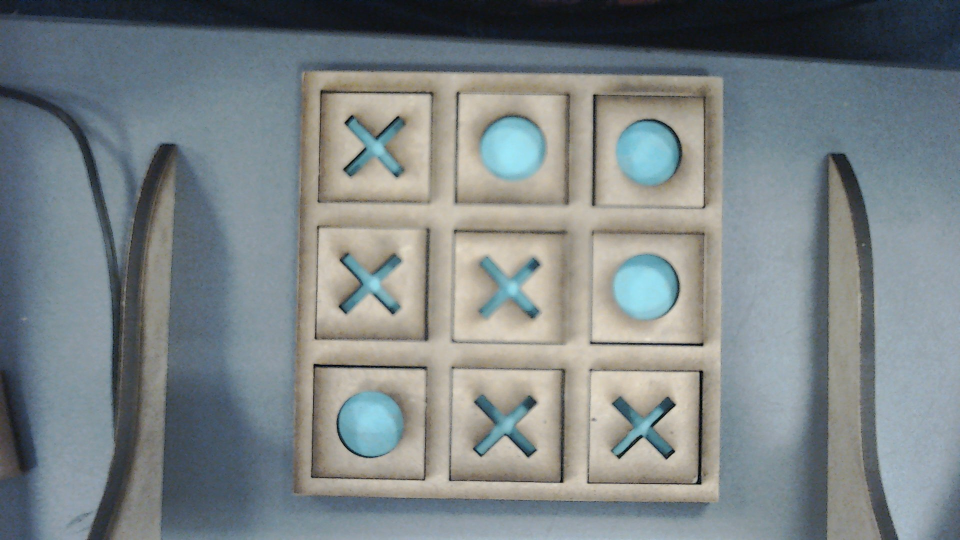
#> input picture Kryds-der-boller/WIN_20261116_13_13_04_Pro.jpg, 1920 x 1080 px (shown at 1/2 size)
$ python -i board_detection.py   (imports and definitions only)
#> lines starting #> are read from the running program, lines starting #| are printed output that depends on the picture; after the words box and inside, x2 and y2 are one past the last pixel; in counts of white or black regions, pixels touching at a corner belong together
#> further down, picture is the input picture: shape (1080, 1920, 3); mean B, G, R 133.7, 131.6, 123.7
"""Find vores fysiske 3 x 3-bræt ud fra kanten og de ni firkantede felter."""

import cv2
import numpy as np

# Denne fil finder PLADEN, ikke kryds og boller. YOLO-modellen genkender brikkerne
# et andet sted i programmet. Her bruger vi kanter, farver og formen på gitteret.
#
# Overblik over forløbet:
# 1. Find mulige brætter ud fra trærammen og de blå felter.
# 2. Kontrollér, at hvert forslag faktisk ligner et 3 x 3-bræt.
# 3. Vælg det bedste forslag og vent på en stabil placering.
# 4. Behold zoomet ved støj; flyt det først efter en bekræftet flytning.
#
# Et frame er ét kamerabillede, gemt som en tabel af pixels. I billedkoordinater
# er (0, 0) øverst til venstre. x vokser mod højre, og y vokser nedad.
# None betyder "ingen sikker værdi endnu" og er ikke et sæt hjørner.


def ordered_corners(points):
    """Rækkefølge: øverst venstre, øverst højre, nederst højre, nederst venstre."""
    # OpenCV kan give hjørner i forskellig rækkefølge. Vi skal altid starte det
    # samme sted, ellers kan det oprettede bræt pludselig vende på hovedet.
    points = np.asarray(points, dtype=np.float32).reshape(4, 2)
    # Middelværdien af de fire hjørner er firkantens centrum.
    center = points.mean(axis=0)
    # Beregn retningen fra centrum til hvert hjørne og sortér dem rundt om centrum.
    angles = np.arctan2(points[:, 1] - center[1], points[:, 0] - center[0])
    points = points[np.argsort(angles)]
    # Hjørnet med lavest x+y vælges som øverst venstre. roll flytter rækkefølgen,
    # men ændrer ikke selve koordinaterne. Det passer til vores omtrent oprette bræt.
    return np.roll(points, -np.argmin(points.sum(axis=1)), axis=0)


def grid_evidence(frame, corners):
    """En firkant er ikke nok: kontrollér, at den indeholder et 3 x 3-gitter."""
    # Ret forslaget op til samme størrelse hver gang. Så kan vi lede efter
    # felter på kendte steder, selvom brættet er skråt eller langt fra kameraet.
    size = 300
    target = np.float32([(0, 0), (size, 0), (size, size), (0, size)])
    matrix = cv2.getPerspectiveTransform(corners, target)
    board = cv2.warpPerspective(frame, matrix, (size, size))
    # Gråtoner gør farver unødvendige i kantkontrollen. En lille sløring dæmper
    # pixelstøj, hvorefter Canny markerer tydelige ændringer i lysstyrke som kanter.
    gray = cv2.cvtColor(board, cv2.COLOR_BGR2GRAY)
    edges = cv2.Canny(cv2.GaussianBlur(gray, (3, 3), 0), 15, 45)
    # CLOSE lukker små huller mellem kantstykker. 3 x 3 er størrelsen på det
    # lille område, OpenCV bruger til at forbinde kanterne.
    edges = cv2.morphologyEx(edges, cv2.MORPH_CLOSE, np.ones((3, 3), np.uint8))
    # En kontur er en sammenhængende omridskurve i kantbilledet.
    contours, _ = cv2.findContours(edges, cv2.RETR_LIST, cv2.CHAIN_APPROX_SIMPLE)
    # Et set tæller hvert felt én gang, selvom både inder- og yderkanten findes.
    cells = set()
    for contour in contours:
        area = cv2.contourArea(contour)
        # Et felt er omtrent 100 x 100 pixels i vores oprettede 300 x 300-billede.
        # Spring små detaljer og meget store former over.
        if not 2200 < area < 12500:
            continue
        # Forenkl en lang kantkurve til nogle få hjørner. Fire hjørner og en
        # udadbuet figur (konveks) er et muligt firkantet felt.
        polygon = cv2.approxPolyDP(contour, .035 * cv2.arcLength(contour, True), True)
        if len(polygon) != 4 or not cv2.isContourConvex(polygon):
            continue
        x, y, w, h = cv2.boundingRect(polygon)
        # Bredden og højden skal ligne et kvadrat; en lang, tynd stribe er ikke et felt.
        if not .65 < w / h < 1.55:
            continue
        cx, cy = x + w / 2, y + h / 2
        # Del billedet i tre dele hver vej. // er heltalsdivision: 150 // 100 = 1.
        col, row = int(cx // 100), int(cy // 100)
        if 0 <= row < 3 and 0 <= col < 3:
            # Centrum skal passe til et af de ni felter, ikke ligge på en gitterlinje.
            if abs(cx - (col * 100 + 50)) < 26 and abs(cy - (row * 100 + 50)) < 26:
                cells.add((row, col))
    # Brikker kan røre feltkanten og bryde en kontur. De lange gitterlinjer
    # giver ekstra støtte, men en vilkårlig firkant uden felter godkendes aldrig.
    # OPEN med en lang, smal form beholder især lodrette eller vandrette kantstykker.
    vertical = cv2.morphologyEx(edges, cv2.MORPH_OPEN, np.ones((30, 1), np.uint8))
    horizontal = cv2.morphologyEx(edges, cv2.MORPH_OPEN, np.ones((1, 30), np.uint8))
    # Gitterets indre skillelinjer forventes omkring pixel 100 og 200.
    # Se i en smal stribe omkring hvert sted, og kræv støtte langs mere end 45 %
    # af billedets højde/bredde. Vi tillader altså mellemrum i en gitterlinje.
    lines = sum(np.mean(np.any(vertical[:, p - 12:p + 13], axis=1)) > .45 for p in (100, 200))
    lines += sum(np.mean(np.any(horizontal[p - 12:p + 13, :], axis=0)) > .45 for p in (100, 200))
    # Dette er point, ikke en procent: ét point pr. felt og fire ekstra point,
    # hvis mindst tre felter og alle fire indre skillelinjer støtter forslaget.
    return len(cells) + (4 if len(cells) >= 3 and lines == 4 else 0)


def blue_grid_candidates(frame):
    """Brug de ni blå felter/brikker, når trærammens kant er brudt i billedet."""
    # På den aktuelle plade er de tomme felter blå. Deres centre er lettere at
    # følge end trærammen, som kan flyde sammen med baggrund og løse træstykker.
    # HSV beskriver farvetone, farvemætning og lysstyrke. Det gør det lettere at
    # udvælge et interval af blå farver end ved at sammenligne rød/grøn/blå direkte.
    hsv = cv2.cvtColor(frame, cv2.COLOR_BGR2HSV)
    blue = cv2.inRange(hsv, (65, 25, 45), (120, 255, 255))
    # Fjern små blå støjpletter, før vi leder efter sammenhængende blå områder.
    blue = cv2.morphologyEx(blue, cv2.MORPH_OPEN, np.ones((3, 3), np.uint8))
    contours, _ = cv2.findContours(blue, cv2.RETR_EXTERNAL, cv2.CHAIN_APPROX_SIMPLE)
    area = frame.shape[0] * frame.shape[1]
    centers = []
    for contour in sorted(contours, key=cv2.contourArea, reverse=True):
        # Et område må hverken være en lille refleks eller det meste af baggrunden.
        if not area * .0015 < cv2.contourArea(contour) < area * .13:
            continue
        center, (width, height), _ = cv2.minAreaRect(contour)
        # Find en firkant omkring området, også hvis den står skråt.
        # Vi bruger midten og afviser meget små eller meget aflange områder.
        if min(width, height) >= 8 and .5 < width / height < 2:
            centers.append(center)
    # Begræns arbejdet, hvis der er mange blå genstande i billedet.
    centers = np.float32(centers[:24])
    if len(centers) < 9:
        # Denne metode kræver ni centre. Rammesøgningen kan stadig give et forslag.
        return []
    # Her er de ni FELTCENTRE på et tænkt bræt med bredde og højde 1.
    # Første centrum ligger ved (1/6, 1/6), næste ved (1/2, 1/6) osv.
    grid = np.float32([((col + .5) / 3, (row + .5) / 3)
                       for row in range(3) for col in range(3)])
    proposals, seen = [], set()
    # Prøv lokale grupper, så en blå genstand uden for brættet ikke ødelægger søgningen.
    for center in centers:
        # norm beregner afstand. argsort sorterer fra nærmest til længst væk.
        # Vælg de ni nærmeste centre og husk gruppen, så den ikke prøves flere gange.
        indices = tuple(sorted(np.argsort(np.linalg.norm(centers - center, axis=1))[:9]))
        if indices in seen:
            continue
        seen.add(indices)
        points = centers[list(indices)]
        # Brug gruppens ydre firkant til at finde retningerne "hen over" og "ned ad" brættet.
        bounds = ordered_corners(cv2.boxPoints(cv2.minAreaRect(points)))
        across, down = bounds[1] - bounds[0], bounds[3] - bounds[0]
        if min(np.linalg.norm(across), np.linalg.norm(down)) < 20:
            continue
        across /= np.linalg.norm(across)
        down /= np.linalg.norm(down)
        # @ måler her, hvor langt hvert punkt ligger i en bestemt retning.
        # Sortér først i tre rækker og derefter fra venstre mod højre i hver række.
        rows = np.split(points[np.argsort(points @ down)], 3)
        ordered = np.concatenate([row[np.argsort(row @ across)] for row in rows])
        # Beregn en opskrift, som flytter de tænkte ni centre til de ni fundne centre.
        # Den samme opskrift kan bagefter fortælle os, hvor de fire yderhjørner ligger.
        matrix, _ = cv2.findHomography(grid, ordered, 0)
        if matrix is None:
            continue
        corners = cv2.perspectiveTransform(np.float32([[(0, 0), (1, 0), (1, 1), (0, 1)]]), matrix)[0]
        projected = cv2.perspectiveTransform(grid.reshape(1, -1, 2), matrix)[0]
        # projected er de steder, opskriften forventer. De skal passe til de faktiske
        # centre; ellers har vi måske samlet ni tilfældige blå genstande.
        board_area = cv2.contourArea(corners)
        if not area * .07 < board_area < area * .90 or not cv2.isContourConvex(corners):
            continue
        # De ni centre skal passe til et regelmæssigt 3 x 3-bræt med meget lille fejl.
        if np.max(np.linalg.norm(projected - ordered, axis=1)) > np.sqrt(board_area) * .04:
            continue
        if (np.any(corners < 2) or np.any(corners[:, 0] >= frame.shape[1] - 2)
                or np.any(corners[:, 1] >= frame.shape[0] - 2)):
            # Godkend ikke et forslag, hvis selve brættet ligger uden for billedet.
            continue
        proposals.append(corners)
    return proposals


def find_board(frame):
    """Returnér fire hjørner eller None. Kræver et bekræftet 3 x 3-gitter."""
    # Søg på en mindre kopi for at spare regnekraft. Vi gemmer skaleringen, så
    # de fundne hjørner kan omregnes til originalbilledets pixels til sidst.
    height, width = frame.shape[:2]
    scale = min(1., 720 / max(height, width))
    small = cv2.resize(frame, (round(width * scale), round(height * scale)))
    gray = cv2.cvtColor(small, cv2.COLOR_BGR2GRAY)
    # Webcammet giver blødere kanter end træningsfotos. En høj tærskel bryder
    # rammen og gør især det tomme bræt usynligt, selv når det ses tydeligt.
    edges = cv2.Canny(cv2.GaussianBlur(gray, (3, 3), 0), 15, 45)
#> edges: shape (405, 720); 9.1% white in thin lines or dots
    edges = cv2.morphologyEx(edges, cv2.MORPH_CLOSE, np.ones((5, 5), np.uint8))
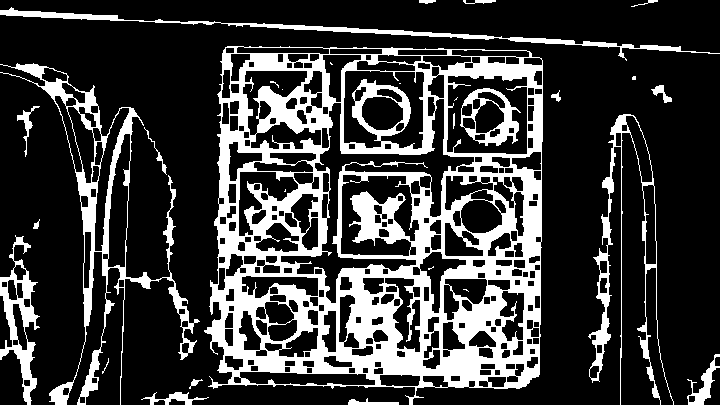
#> edges: shape (405, 720); 23.2% white; 29 white regions (9 under 20 px)
    contours, _ = cv2.findContours(edges, cv2.RETR_LIST, cv2.CHAIN_APPROX_SIMPLE)
#> contours = 340 contours, 12 with area under 20; largest, box (x1, y1, x2, y2) and area: (204, 46, 543, 405) 108574, (0, 63, 200, 405) 11852, (280, 98, 475, 304) 7022, (446, 75, 528, 155) 6084, (588, 114, 674, 405) 3878
    # Vores lyse træramme skiller sig også farvemæssigt fra bordet. Det hjælper,
    # når skygger eller en brik bryder den yderste kant i kantbilledet.
    hsv = cv2.cvtColor(small, cv2.COLOR_BGR2HSV)
#> hsv: shape (405, 720, 3); mean H, S, V 74.2, 47.8, 140.8
    wood = cv2.inRange(hsv, (5, 18, 50), (45, 210, 255))
#> wood: shape (405, 720); 30.7% white; 308 white regions (273 under 20 px), largest, box (x1, y1, x2, y2) and area: (220, 52, 542, 377) 83096, (621, 124, 649, 266) 1769, (100, 114, 131, 266) 1494
    wood = cv2.morphologyEx(wood, cv2.MORPH_CLOSE, np.ones((5, 5), np.uint8))
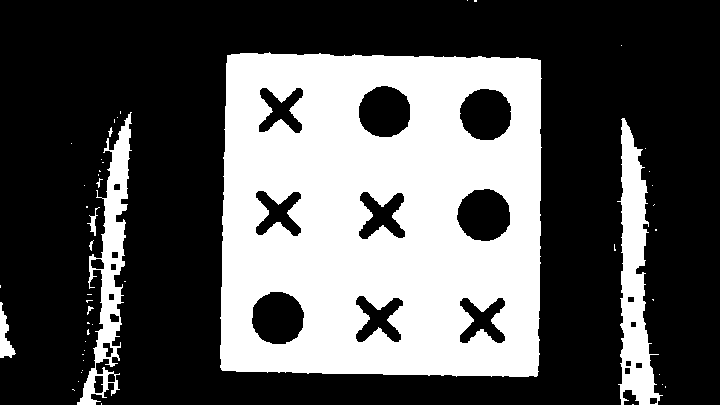
#> wood: shape (405, 720); 34% white; 49 white regions (40 under 20 px)
    wood_contours, _ = cv2.findContours(wood, cv2.RETR_EXTERNAL, cv2.CHAIN_APPROX_SIMPLE)
#> wood_contours = 49 contours, 44 with area under 20; largest, box (x1, y1, x2, y2) and area: (220, 52, 542, 377) 100407, (617, 118, 663, 405) 6074, (77, 112, 132, 405) 5034, (0, 302, 16, 358) 352, (87, 207, 100, 236) 66
    # Saml forslag fra almindelige kanter og de træfarvede områder.
    contours = list(contours) + list(wood_contours)
#> contours = 389 contours, 56 with area under 20; largest, box (x1, y1, x2, y2) and area: (204, 46, 543, 405) 108574, (220, 52, 542, 377) 100407, (0, 63, 200, 405) 11852, (280, 98, 475, 304) 7022, (446, 75, 528, 155) 6084
    image_area = small.shape[0] * small.shape[1]
    candidates = []
    for contour in sorted(contours, key=cv2.contourArea, reverse=True):
        area = cv2.contourArea(contour)
        # Rammen skal fylde en rimelig del af billedet: mellem 7 % og 90 %.
        if not image_area * .07 < area < image_area * .90:
            continue
        perimeter = cv2.arcLength(contour, True)
        polygon = cv2.approxPolyDP(contour, .025 * perimeter, True)
        if len(polygon) != 4 or not cv2.isContourConvex(polygon):
            continue
        corners = ordered_corners(polygon)
        if (np.any(corners < 2) or np.any(corners[:, 0] >= small.shape[1] - 2)
                or np.any(corners[:, 1] >= small.shape[0] - 2)):
            continue  # Hele rammen skal være synlig, ikke skåret af billedkanten.
        sides = np.linalg.norm(corners - np.roll(corners, 1, axis=0), axis=1)
        # Afvis meget små eller stærkt aflange firkanter, som næppe er vores bræt.
        if sides.min() < 55 or sides.max() / sides.min() > 2.2:
            continue
        if any(np.max(np.linalg.norm(corners - old, axis=1)) < 8 for old in candidates):
            # Den samme ramme kan findes flere gange. Gem næsten ens forslag kun én gang.
            continue
        candidates.append(corners)
        if len(candidates) >= 10:
            # En grænse holder søgningen hurtig, selv med en rodet baggrund.
            break
#> this loop made 389 passes
#> area on passes 3 to 5: 11852, 7021.5, 6084.5
#> after the loop, candidates = [[[225, 47], [541, 58], [538, 376], [208, 386]], [[227, 55], [540, 60], [536, 376], [221, 369]]]
    # Tilføj også brætforslagene fra de blå felter/brikker, før alle forslag bedømmes.
    candidates.extend(blue_grid_candidates(small))
#> in blue_grid_candidates, `blue = cv2.morphologyEx(blue, cv2.MORPH_OPEN, np.ones((3, 3), np.uint8))`:
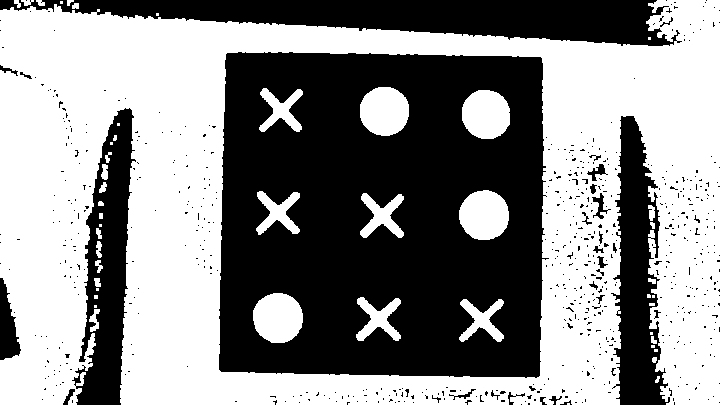
#> blue: shape (405, 720); 55.1% white; 637 black regions (608 under 20 px)
#> in blue_grid_candidates, `contours, _ = cv2.findContours(blue, cv2.RETR_EXTERNAL, cv2.CHAIN_APPR..`: contours = 39 contours, 23 with area under 20; largest, box (x1, y1, x2, y2) and area: (0, 0, 720, 405) 250191, (89, 309, 100, 332) 96, (101, 164, 108, 180) 67, (648, 205, 655, 221) 61, (96, 241, 102, 258) 52
#> the loop in blue_grid_candidates, `for contour in sorted(contours, key=cv2.contourArea, reverse=True):` made 39 passes
#> contour on passes 21, 24, 25, 27, 28, 29, 30, 31: [[99, 213], [99, 218], [102, 218], [102, 213]], [[649, 303], [649, 305], [654, 305], [654, 303]], [[94, 295], [94, 298], [97, 298], [97, 295]], [[654, 349], [654, 351], [657, 351], [657, 349]], [[651, 345], [651, 347], [654, 347], [654, 345]], [[650, 332], [650, 334], [652, 334], [652, 332]], [[94, 305], [94, 307], [96, 307], [96, 305]], [[652, 295], [652, 297], [654, 297], [654, 295]]
#> after the loop in blue_grid_candidates, `for contour in sorted(contours, key=cv2.contourArea, reverse=True):`: centers = []
#> in blue_grid_candidates, `centers = np.float32(centers[:24])`: centers = empty array
    scored = [(grid_evidence(small, corners), cv2.contourArea(corners), corners)
              for corners in candidates]
#> in grid_evidence, `edges = cv2.morphologyEx(edges, cv2.MORPH_CLOSE, np.ones((3, 3), np.ui..`:
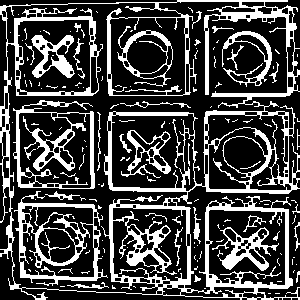
#> edges: shape (300, 300); 27.1% white; 149 white regions (113 under 20 px)
#> in grid_evidence, `contours, _ = cv2.findContours(edges, cv2.RETR_LIST, cv2.CHAIN_APPROX_..`: contours = 343 contours, 190 with area under 20; largest, box (x1, y1, x2, y2) and area: (0, 0, 300, 300) 79298, (5, 1, 288, 295) 35016, (13, 100, 95, 189) 5964, (14, 191, 108, 286) 5933, (109, 17, 186, 96) 5748
#> the loop in grid_evidence, `for contour in contours:` made 343 passes
#> area on passes 4, 5, 8: 110, 22, 136
#> after the loop in grid_evidence, `for contour in contours:`: cells = 3 items
#> in grid_evidence, `lines = sum(np.mean(np.any(vertical[:, p - 12:p + 13], axis=1)) > .45 ..`: lines = 2
#> in grid_evidence, `lines += sum(np.mean(np.any(horizontal[p - 12:p + 13, :], axis=0)) > ...`: lines = 4
#> in grid_evidence (call 2), `size = 300`: size = 300
#> in grid_evidence (call 2), `target = np.float32([(0, 0), (size, 0), (size, size), (0, size)])`: target = [[0, 0], [300, 0], [300, 300], [0, 300]]
#> in grid_evidence (call 2), `matrix = cv2.getPerspectiveTransform(corners, target)`: matrix = [[0.97, 0.0185, -221.1], [-0.0154, 0.967, -49.66], [1.97e-05, 2.11e-05, 1]]
#> in grid_evidence (call 2), `gray = cv2.cvtColor(board, cv2.COLOR_BGR2GRAY)`:
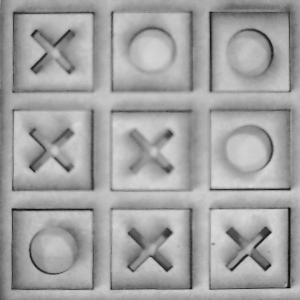
#> gray: shape (300, 300); min 9, max 220, mean 162.2
#> in grid_evidence (call 2), `edges = cv2.morphologyEx(edges, cv2.MORPH_CLOSE, np.ones((3, 3), np.ui..`:
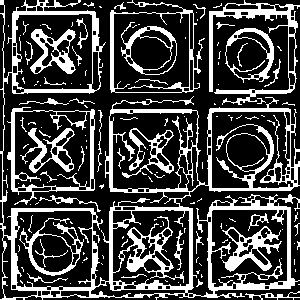
#> edges: shape (300, 300); 26.8% white; 141 white regions (100 under 20 px)
#> in grid_evidence (call 2), `contours, _ = cv2.findContours(edges, cv2.RETR_LIST, cv2.CHAIN_APPROX_..`: contours = 316 contours, 168 with area under 20; largest, box (x1, y1, x2, y2) and area: (0, 0, 300, 300) 44498, (110, 0, 205, 93) 6690, (7, 107, 95, 205) 6652, (113, 12, 190, 93) 5912, (14, 210, 93, 288) 5732
#> the loop in grid_evidence (call 2), `for contour in contours:` made 316 passes
#> area on passes 4 to 6: 68.5, 161.5, 51
#> after the loop in grid_evidence (call 2), `for contour in contours:`: cells = 4 items
#> in grid_evidence (call 2), `horizontal = cv2.morphologyEx(edges, cv2.MORPH_OPEN, np.ones((1, 30), ..`:
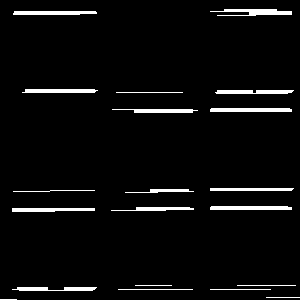
#> horizontal: shape (300, 300); 4.2% white; 20 white regions (1 under 20 px), largest, box (x1, y1, x2, y2) and area: (210, 9, 292, 16) 356, (210, 108, 292, 112) 325, (210, 206, 292, 210) 323
#> in grid_evidence (call 2), `lines = sum(np.mean(np.any(vertical[:, p - 12:p + 13], axis=1)) > .45 ..`: lines = 2
#> in grid_evidence (call 2), `lines += sum(np.mean(np.any(horizontal[p - 12:p + 13, :], axis=0)) > ...`: lines = 4
#> scored = [(7, 106110.5, [[225, 47], [541, 58], [538, 376], [208, 386]]), (8, 98940, [[227, 55], [540, 60], [536, 376], [221, 369]])]
    scored.sort(key=lambda item: (item[0], item[1]), reverse=True)
    # Flest gitterpoint vinder. Ved samme pointtal foretrækkes det største område.
    # Syv er en pointgrænse; det betyder ikke nødvendigvis syv synlige felter.
    if not scored or scored[0][0] < 7:
        return None
    return scored[0][2] / scale  # Tilbage til koordinater i det oprindelige kamerabillede.


class BoardTracker:
    """Lås visningen fast; hold aktuelle målinger adskilt fra den gemte zoom."""

    def __init__(self):
        self.reset()

    # [60 lines left out: functions reset, mark_missing, update, not called in this run]

>>> import cv2
>>> picture = cv2.imread('Kryds-der-boller/WIN_20261116_13_13_04_Pro.jpg')
>>> result = find_board(picture)
#> result = [[605.3, 146.7], [1440, 160], [1429.3, 1002.7], [589.3, 984]]
